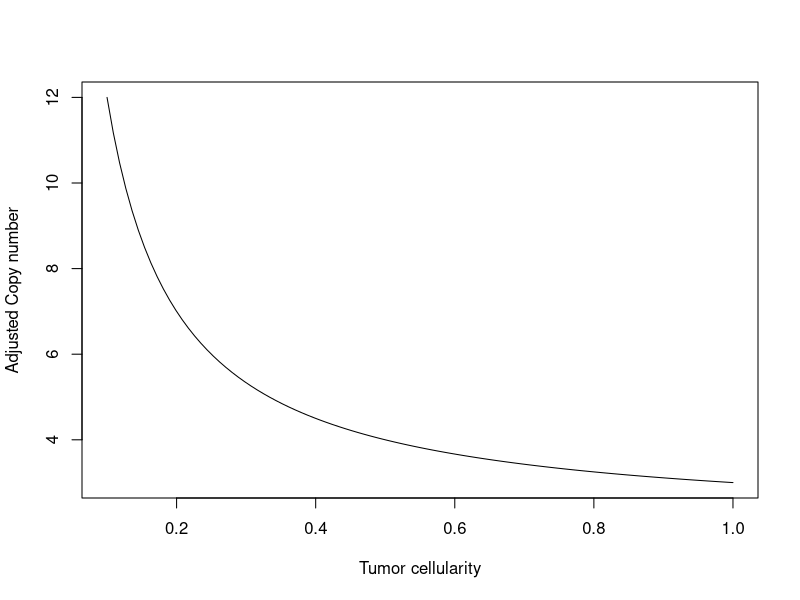

The R source for this figure:
## ---- chunk 1
curve( (3 - (1-x) * 2) / x, xlim = c(0.1, 1.0),
       xlab="Tumor cellularity", ylab="Adjusted Copy number")
